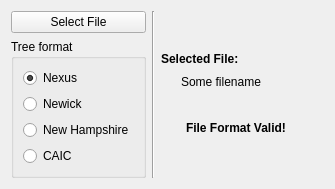
<?xml version="1.0" encoding="UTF-8"?>
<ui version="4.0">
 <class>WizardPage</class>
 <widget class="QWizardPage" name="WizardPage">
  <property name="geometry">
   <rect>
    <x>0</x>
    <y>0</y>
    <width>335</width>
    <height>168</height>
   </rect>
  </property>
  <property name="windowTitle">
   <string>WizardPage</string>
  </property>
  <property name="title">
   <string>Phylogenetic Tree</string>
  </property>
  <property name="subTitle">
   <string>Select file describing phylogenetic tree</string>
  </property>
  <layout class="QHBoxLayout" name="horizontalLayout_3">
   <item>
    <layout class="QVBoxLayout" name="verticalLayout_2">
     <item>
      <widget class="QPushButton" name="select_file_PushButton">
       <property name="text">
        <string>Select File</string>
       </property>
      </widget>
     </item>
     <item>
      <widget class="QGroupBox" name="tree_fmt_groupBox">
       <property name="title">
        <string>Tree format</string>
       </property>
       <layout class="QVBoxLayout" name="verticalLayout">
        <item>
         <widget class="QRadioButton" name="nexus_radioButton">
          <property name="text">
           <string>Nexus</string>
          </property>
          <property name="checked">
           <bool>true</bool>
          </property>
         </widget>
        </item>
        <item>
         <widget class="QRadioButton" name="newick_radioButton">
          <property name="text">
           <string>Newick</string>
          </property>
         </widget>
        </item>
        <item>
         <widget class="QRadioButton" name="nh_radioButton">
          <property name="text">
           <string>New Hampshire</string>
          </property>
         </widget>
        </item>
        <item>
         <widget class="QRadioButton" name="caic_radioButton">
          <property name="text">
           <string>CAIC</string>
          </property>
         </widget>
        </item>
       </layout>
      </widget>
     </item>
    </layout>
   </item>
   <item>
    <widget class="Line" name="line">
     <property name="orientation">
      <enum>Qt::Vertical</enum>
     </property>
    </widget>
   </item>
   <item>
    <layout class="QVBoxLayout" name="verticalLayout_3">
     <item>
      <spacer name="verticalSpacer_2">
       <property name="orientation">
        <enum>Qt::Vertical</enum>
       </property>
       <property name="sizeHint" stdset="0">
        <size>
         <width>20</width>
         <height>40</height>
        </size>
       </property>
      </spacer>
     </item>
     <item>
      <widget class="QLabel" name="label">
       <property name="font">
        <font>
         <weight>75</weight>
         <bold>true</bold>
        </font>
       </property>
       <property name="text">
        <string>Selected File:</string>
       </property>
      </widget>
     </item>
     <item>
      <layout class="QHBoxLayout" name="horizontalLayout">
       <item>
        <widget class="QLabel" name="label_3">
         <property name="text">
          <string>    </string>
         </property>
        </widget>
       </item>
       <item>
        <widget class="QLabel" name="filename_Label">
         <property name="text">
          <string>Some filename</string>
         </property>
         <property name="wordWrap">
          <bool>true</bool>
         </property>
        </widget>
       </item>
       <item>
        <spacer name="horizontalSpacer">
         <property name="orientation">
          <enum>Qt::Horizontal</enum>
         </property>
         <property name="sizeHint" stdset="0">
          <size>
           <width>40</width>
           <height>20</height>
          </size>
         </property>
        </spacer>
       </item>
      </layout>
     </item>
     <item>
      <widget class="QLabel" name="label_4">
       <property name="text">
        <string>   </string>
       </property>
      </widget>
     </item>
     <item>
      <layout class="QHBoxLayout" name="horizontalLayout_2">
       <item>
        <spacer name="horizontalSpacer_2">
         <property name="orientation">
          <enum>Qt::Horizontal</enum>
         </property>
         <property name="sizeHint" stdset="0">
          <size>
           <width>28</width>
           <height>20</height>
          </size>
         </property>
        </spacer>
       </item>
       <item>
        <widget class="QLabel" name="format_valid_label">
         <property name="font">
          <font>
           <weight>75</weight>
           <bold>true</bold>
          </font>
         </property>
         <property name="text">
          <string>File Format Valid!</string>
         </property>
        </widget>
       </item>
       <item>
        <spacer name="horizontalSpacer_3">
         <property name="orientation">
          <enum>Qt::Horizontal</enum>
         </property>
         <property name="sizeHint" stdset="0">
          <size>
           <width>40</width>
           <height>20</height>
          </size>
         </property>
        </spacer>
       </item>
      </layout>
     </item>
     <item>
      <spacer name="verticalSpacer">
       <property name="orientation">
        <enum>Qt::Vertical</enum>
       </property>
       <property name="sizeHint" stdset="0">
        <size>
         <width>20</width>
         <height>40</height>
        </size>
       </property>
      </spacer>
     </item>
    </layout>
   </item>
  </layout>
 </widget>
 <resources/>
 <connections/>
</ui>
